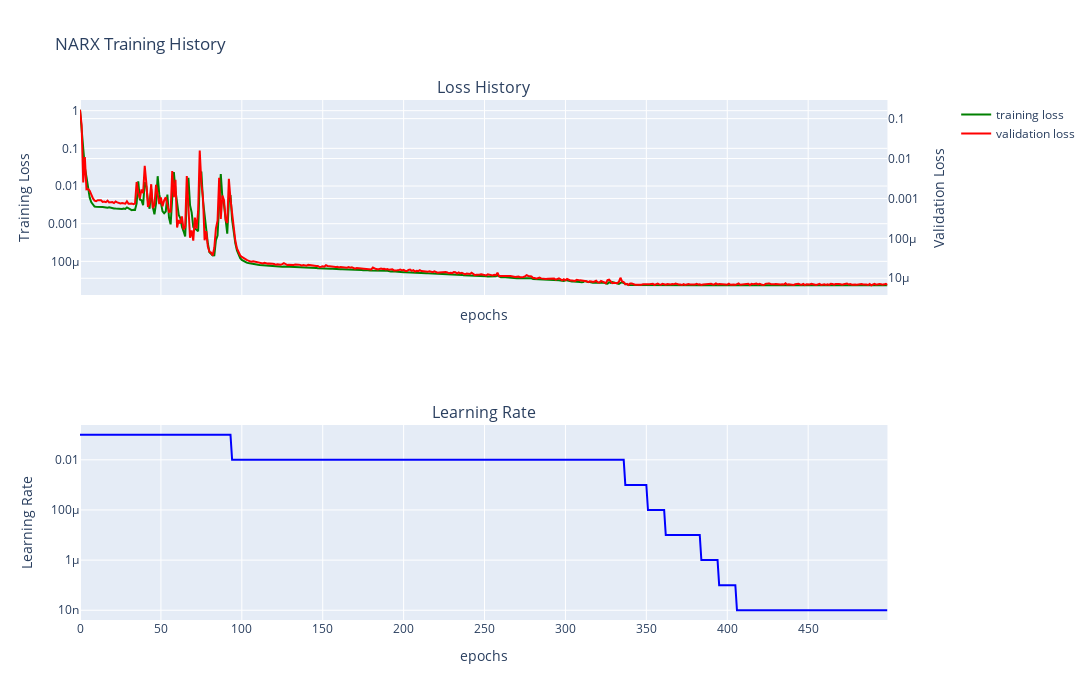

Notebook source saved alongside this figure:
### Markdown cell above
# NARX model

### Code cell
dm.narx_trainer(hidden_layers=[10], batch_size=320,
          learning_rate=0.1, epochs= 500, scheduler_flag=True)
dm.narx.plot_narx_training_history_plotly()

### Figure 1 — Plotly figure (JSON) as saved in the notebook; plotly's stock layout.template omitted (floating-point values rounded to 4 significant figures; data arrays with more than 128 entries replaced by an {"elided": "..."} marker saying what was removed)
{"data": [{"line": {"color": "green"}, "mode": "lines", "name": "training loss", "showlegend": true, "type": "scatter", "x": {"elided": "500 int values"}, "xaxis": "x", "y": {"elided": "500 float values"}, "yaxis": "y"}, {"line": {"color": "red"}, "mode": "lines", "name": "validation loss", "showlegend": true, "type": "scatter", "x": {"elided": "500 int values"}, "xaxis": "x", "y": {"elided": "500 float values"}, "yaxis": "y2"}, {"line": {"color": "blue"}, "mode": "lines", "showlegend": false, "type": "scatter", "x": {"elided": "500 int values"}, "xaxis": "x2", "y": {"elided": "500 float values"}, "yaxis": "y3"}], "layout": {"annotations": [{"font": {"size": 16}, "showarrow": false, "text": "Loss History", "x": 0.47, "xanchor": "center", "xref": "paper", "y": 1, "yanchor": "bottom", "yref": "paper"}, {"font": {"size": 16}, "showarrow": false, "text": "Learning Rate", "x": 0.47, "xanchor": "center", "xref": "paper", "y": 0.375, "yanchor": "bottom", "yref": "paper"}], "height": 700, "title": {"text": "NARX Training History"}, "width": 1800, "xaxis": {"anchor": "y", "domain": [0, 0.94], "matches": "x2", "showticklabels": false, "title": {"text": "epochs"}}, "xaxis2": {"anchor": "y3", "domain": [0, 0.94], "title": {"text": "epochs"}}, "yaxis": {"anchor": "x", "domain": [0.625, 1], "title": {"text": "Training Loss"}, "type": "log"}, "yaxis2": {"anchor": "x", "overlaying": "y", "side": "right", "title": {"text": "Validation Loss"}, "type": "log"}, "yaxis3": {"anchor": "x2", "domain": [0, 0.375], "title": {"text": "Learning Rate"}, "type": "log"}}}
